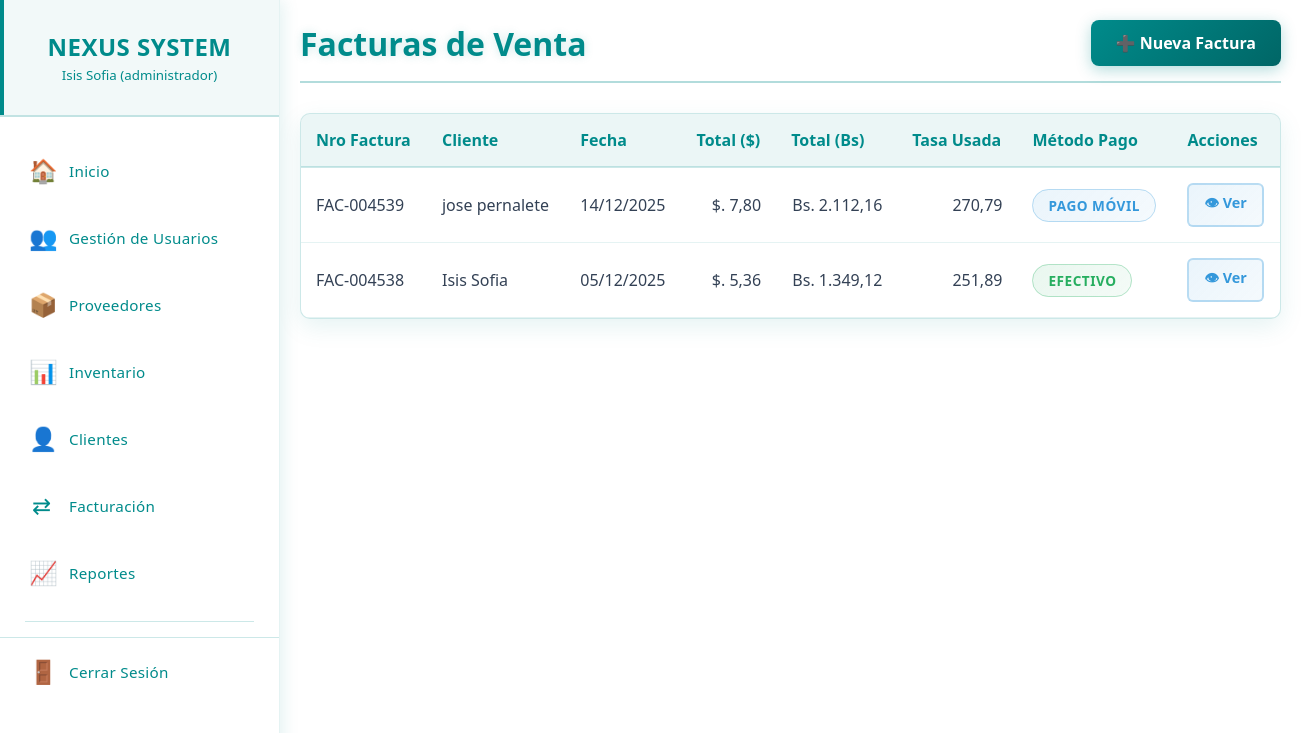
Page /facturas.php (signed in) on the earlier database version.
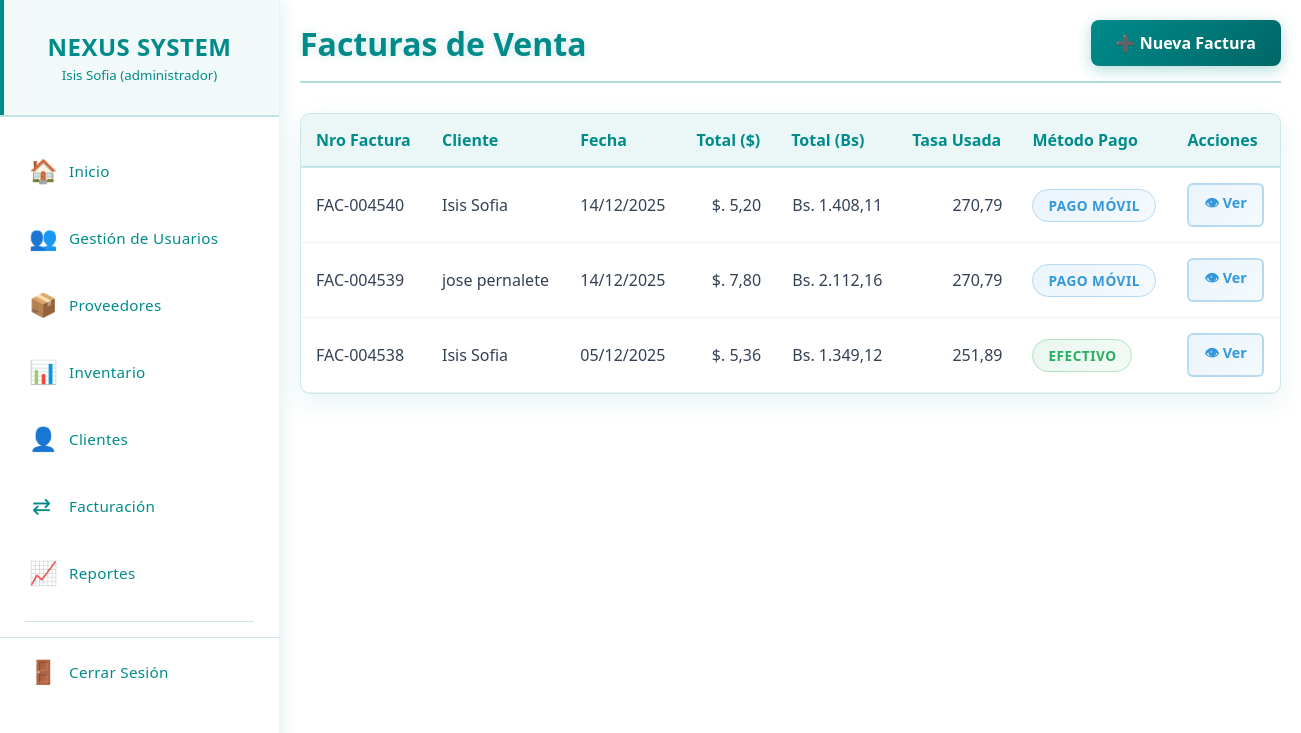
Same page on the later database version.
### tables this page shows
CREATE TABLE `ventas` (
  `id_venta` int(11) NOT NULL,
  `cliente` varchar(100) DEFAULT NULL,
  `fecha` date DEFAULT NULL,
  `metodo_pago` varchar(50) DEFAULT NULL,
  `total_bs` decimal(12,2) DEFAULT 0.00,
  `id_cliente` int(11) DEFAULT NULL,
  `total_usd` decimal(12,2) DEFAULT 0.00,
  `total_eur` decimal(12,2) DEFAULT NULL,
  `tasa_usd` decimal(12,4) DEFAULT 0.0000,
  `tasa_eur` decimal(12,4) DEFAULT 0.0000,
  `nro_factura` varchar(20) DEFAULT NULL
);

### permisos.php (called while the page is built, shortened)
<?php
class SistemaPermisos {
    private $permisos = [];
    public function __construct($permisosArray) {
        $this->permisos = $permisosArray;
    }
    public function puedeVer($modulo) {
        return isset($this->permisos[$modulo]['ver']) && $this->permisos[$modulo]['ver'];
    }
}
?>

### facturas.php (the view, shortened to what this page needs)
<?php
require_once 'menu.php';
require_once 'permisos.php';
$sistemaPermisos = new SistemaPermisos($_SESSION['permisos']);
try {
    $stmt = $pdo->query("SELECT * FROM ventas ORDER BY id_venta DESC");
    $facturas = $stmt->fetchAll(PDO::FETCH_ASSOC);
} catch (Exception $e) {
    $_SESSION['error'] = "❌ Error al cargar las facturas: " . $e->getMessage();
    $facturas = [];
}
function get_badge_class($metodo) {
    $metodo = strtolower(str_replace(' ', '-', $metodo));
    if ($metodo === 'pago-móvil' || $metodo === 'transferencia' || $metodo === 'débito') {
        return 'pago-móvil';
    }
    return $metodo;
}
?>
<!DOCTYPE html>
<html lang="es">
<head>
    <link rel="stylesheet" href="css/facturas.css">
</head>
<body>
<main class="main-content">
    <div class="content-wrapper">
        <div class="page-header">
            <h1 class="page-title">Facturas de Venta</h1>
            <?php if ($sistemaPermisos->puedeVer('ventas')): ?>
            <a href="facturacion.php" class="btn-facturas-lista">
                ➕ Nueva Factura
            </a>
            <?php endif; ?>
        </div>
        <div class="users-table">
            <div class="table-container">
                <table>
                    <thead>
                        <tr>
                            <th>Nro Factura</th>
                            <th>Cliente</th>
                            <th>Fecha</th>
                            <th>Total ($)</th>
                            <th>Total (Bs)</th>
                            <th>Tasa Usada</th>
                            <th>Método Pago</th>
                            <th>Acciones</th>
                        </tr>
                    </thead>
                    <tbody>
                        <?php if (empty($facturas)): ?>
                            <tr>
                                <td colspan="8" class="empty-state">No hay facturas registradas.</td>
                            </tr>
                        <?php else: ?>
                            <?php foreach ($facturas as $factura): ?>
                                <tr>
                                    <td><?= htmlspecialchars($factura['nro_factura']) ?></td>
                                    <td><?= htmlspecialchars($factura['cliente']) ?></td>
                                    <td><?= date('d/m/Y', strtotime($factura['fecha'])) ?></td>
                                    <td style="text-align: right;">$. <?= number_format($factura['total_usd'], 2, ',', '.') ?></td>
                                    <td style="text-align: right;">Bs. <?= number_format($factura['total_bs'], 2, ',', '.') ?></td>
                                    <td style="text-align: right;"><?= number_format($factura['tasa_usd'], 2, ',', '.') ?></td>
                                    <td>
                                        <span class="badge-metodo <?= get_badge_class($factura['metodo_pago']) ?>">
                                            <?= htmlspecialchars($factura['metodo_pago']) ?>
                                        </span>
                                    </td>
                                    <td>
                                        <div class="acciones-container">
                                            <a href="ver_factura.php?id=<?= $factura['id_venta'] ?>" class="btn-action btn-ver">
                                                👁 Ver
                                            </a>
                                        </div>
                                    </td>
                                </tr>
                            <?php endforeach; ?>
                        <?php endif; ?>
                    </tbody>
                </table>
            </div>
        </div>
    </div>
</main>
</body>
</html>

Differences in the rows shown:
added ventas: nro_factura "FAC-004540", cliente "Isis Sofia", fecha "14/12/2025", total_usd "5,20", total_bs "1.408,11", tasa_usd "270,79", metodo_pago "PAGO MÓVIL"
